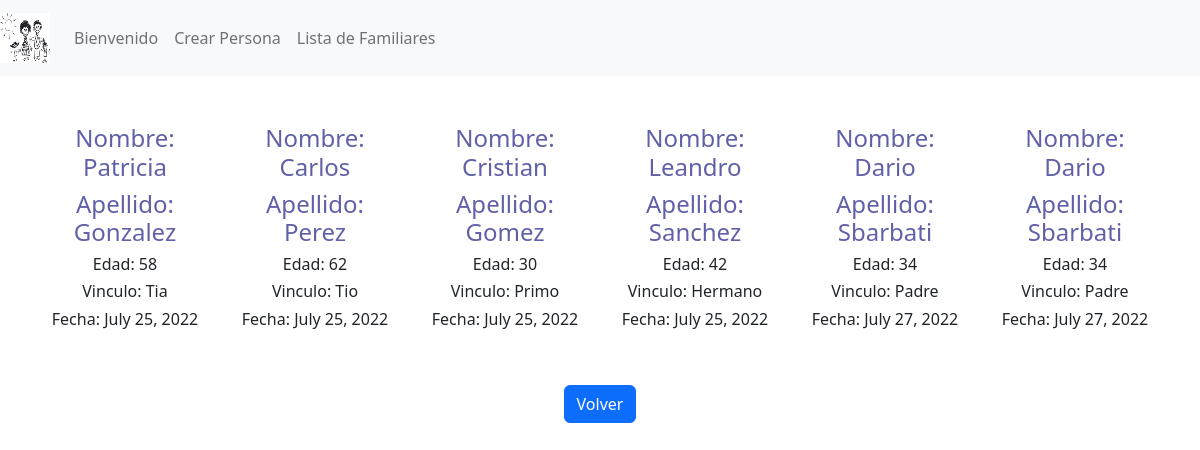
/lista/, run on an earlier commit of the app's database.
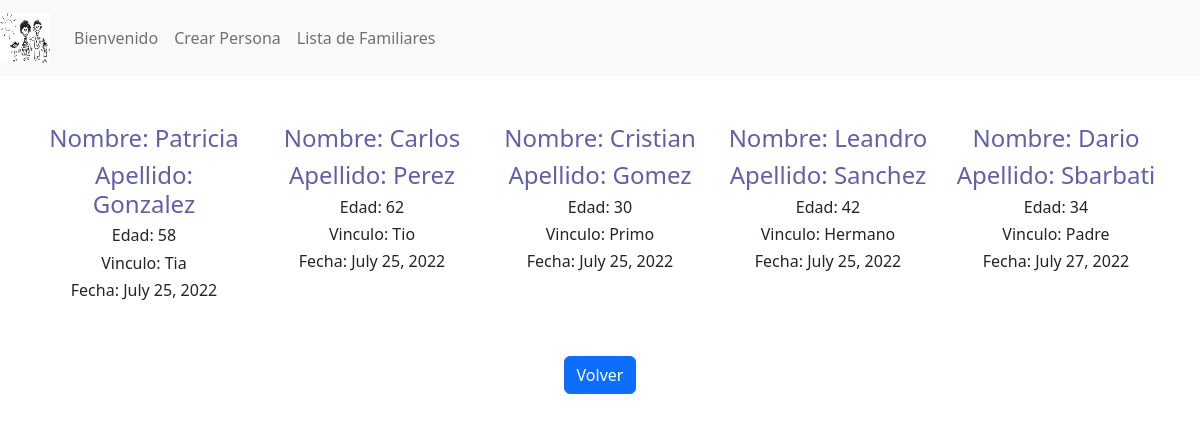
And on a later commit of the database.
### personas/models.py (models this page shows)
class Persona(models.Model):
    name = models.CharField(max_length=40)
    last_name= models.CharField(max_length=40)
    parent=models.CharField(max_length=40)
    ages= models.IntegerField()
    date = models.DateField(auto_now_add=True)

### personas/views.py (the view)
# urls.py: path('lista/', list_person, name= "listar_personas")
def list_person(resquest):
    persons=Persona.objects.all()
    context={"persons": persons}
    return  render(resquest,"list.html",context=context)

### templates/list.html (shortened to what this page needs)
{% extends "bienvenido.html" %}
{% block body %}
<body style="text-align: center">
    <br>
    <br>
    <div class="container text-center">
        <div class="row align-items-start">
    {% for person in persons %}
            <div class="col">
    <h4 style= "color: rgb(96, 96, 168) ;">Nombre: {{person.name}}</h1>
    <h4 style= "color: rgb(96, 96, 168) ;">Apellido: {{person.last_name}}</h1>
    <h6>Edad: {{person.ages}}</h2>
    <h6>Vinculo: {{person.parent}}</h2>
    <h6>Fecha: {{person.date}}</h2>
    <br>
    <br>
            </div>
    {% endfor %}
        </div>
    </div>
    <a  href="http://127.0.0.1:8000/bienvenido/" type="button" class="btn btn-primary">Volver</a>
</body>
{% endblock %}

What changed in the data, as far as the page shows it:
removed Persona: name "Dario", last_name "Sbarbati", ages "34", parent "Padre", date "July 27, 2022"
